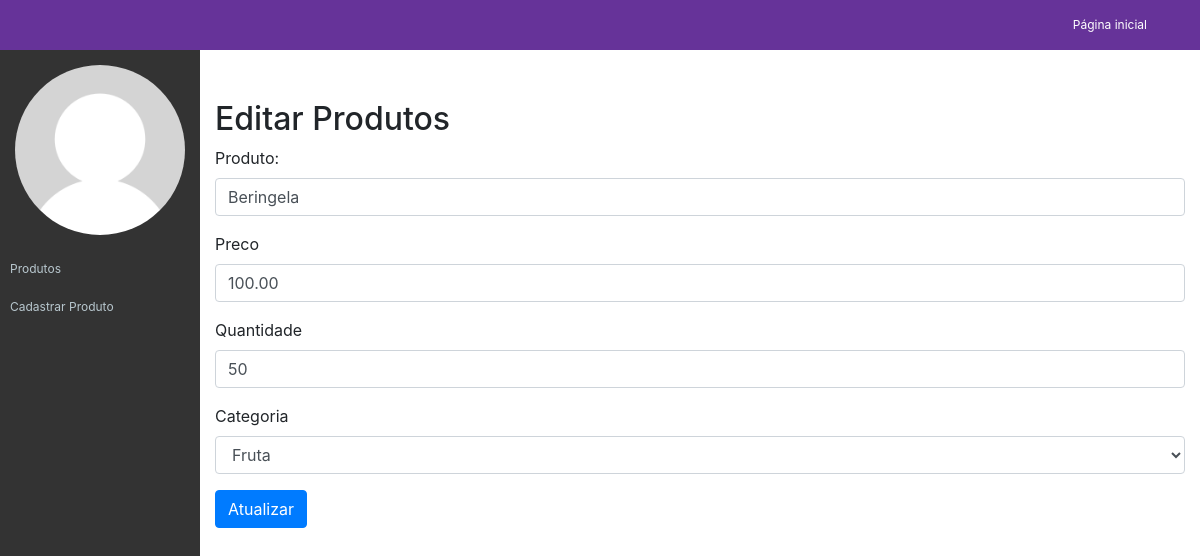
Page /lojaoadramzao/app/views/admin/editar-produto.php?acao=editar&id=2 on the committed database.
### tables this page shows
CREATE TABLE `tb_produtos` (
  `id` int(11) NOT NULL,
  `nome` varchar(32) NOT NULL,
  `preco` decimal(10,2) NOT NULL,
  `categoria` varchar(32) NOT NULL,
  `estoque` int(11) NOT NULL
);

### lojaoadramzao/app/models/Conexao.php (called while the page is built, shortened)
<?php
class Conexao {
    public static $conexao = null;
    public static function getConexao(){
        try{
            if(self::$conexao == null){
                self::$conexao = new PDO("mysql:host=".self::HOST.";dbname=".self::NOMEBANCO.";charset=utf8", self::USUARIO, self::SENHA);
                self::$conexao->setAttribute(PDO::ATTR_ERRMODE, PDO::ERRMODE_EXCEPTION);
            }
            return self::$conexao;
        }catch(PDOException $e){
            die("Falhou a conexao ou ocorreu um erro banco: " . $e->getMessage());
        }
    }
}

### lojaoadramzao/app/models/CrudProdutos.php (called while the page is built, shortened)
<?php
require_once "Conexao.php";
require_once "Produto.php";
class CrudProdutos
{
    private $conexao;
    public function __construct()
    {
        $this->conexao = Conexao::getConexao();
    }
    public function getProduto(int $id)
    {
        $consulta = $this->conexao->query("SELECT * FROM tb_produtos WHERE id = $id");
        $produto = $consulta->fetch(PDO::FETCH_ASSOC);
        return new Produto($produto['nome'], $produto['preco'], $produto['estoque'], $produto['categoria'], $produto['id']);
    }
}

### lojaoadramzao/app/models/Produto.php (called while the page is built, shortened)
<?php
require_once "Conexao.php";
class Produto {
    public function __construct($nome, $preco, $estoque, $categoria, $id = null){
        $this->nome = $nome;
        $this->preco = $preco;
        $this->estoque = $estoque;
    }
}

### lojaoadramzao/app/views/admin/editar-produto.php (the view, shortened to what this page needs)
    <?php
    require_once "cabecalho.php";
    require_once __DIR__."/../../models/CrudProdutos.php";
    require_once __DIR__."/../../models/Produto.php";
    $crud = new CrudProdutos();
    $produto = $crud->getProduto($_GET['id']);
    ?>
<h2>Editar Produtos</h2>
<form action="../../controllers/controladorProduto.php?acao=editar" method="post">
    <div class="form-group">
        <label for="produto">Produto:</label>
        <input value="<?= $produto->nome ?>" name="nome" type="text" class="form-control" id="produto" aria-describedby="nome produto" placeholder="">
    </div>
    <div class="form-group">
        <label for="preco">Preco</label>
        <input value="<?= $produto->preco ?>" name="preco" type="number" step="0.01" class="form-control" id="preco" placeholder="">
    </div>
    <div class="form-group">
        <label for="quantidade">Quantidade</label>
        <input value="<?= $produto->estoque ?>"name="quantidade" type="number" class="form-control" id="quantidade" placeholder="">
    </div>
    <div class="form-group">
        <label for="Categoria">Categoria</label>
        <select name="categoria" class="form-control" id="Categoria">
            <option>Fruta</option>
        </select>
    </div>
    <button type="submit" class="btn btn-primary">Atualizar</button>
</form>

### lojaoadramzao/assets/css/ifc-style.css (style rules this page uses)
body { padding-top: 55px; }
@media (min-width: 992px) { body { padding-top: 55px; } }

### rows in the picture
tb_produtos: nome "Beringela", preco "100.00", quantidade "50"
